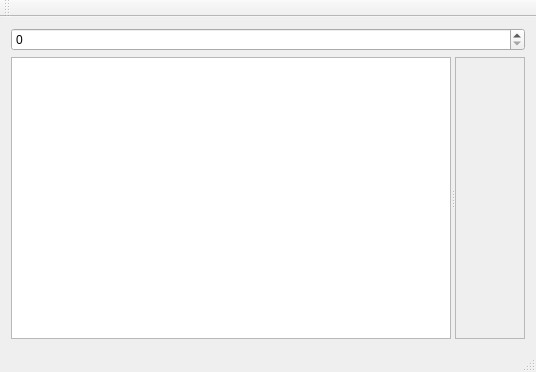
<?xml version="1.0" encoding="UTF-8"?>
<ui version="4.0">
 <class>MainWindow</class>
 <widget class="QMainWindow" name="MainWindow">
  <property name="geometry">
   <rect>
    <x>0</x>
    <y>0</y>
    <width>536</width>
    <height>372</height>
   </rect>
  </property>
  <property name="windowTitle">
   <string>MainWindow</string>
  </property>
  <widget class="QWidget" name="centralWidget">
   <layout class="QVBoxLayout" name="verticalLayout_2">
    <item>
     <widget class="QSpinBox" name="spinBox">
      <property name="minimum">
       <number>0</number>
      </property>
     </widget>
    </item>
    <item>
     <widget class="QSplitter" name="splitter">
      <property name="orientation">
       <enum>Qt::Horizontal</enum>
      </property>
      <widget class="QListWidget" name="listWidget">
       <property name="dragDropMode">
        <enum>QAbstractItemView::DragOnly</enum>
       </property>
      </widget>
      <widget class="QScrollArea" name="scrollArea">
       <property name="widgetResizable">
        <bool>true</bool>
       </property>
       <widget class="QWidget" name="scrollAreaWidgetContents">
        <property name="geometry">
         <rect>
          <x>0</x>
          <y>0</y>
          <width>69</width>
          <height>273</height>
         </rect>
        </property>
        <layout class="QVBoxLayout" name="verticalLayout">
         <item>
          <widget class="ImageGridWidget" name="widget" native="true">
           <property name="maximumSize">
            <size>
             <width>16777215</width>
             <height>16777215</height>
            </size>
           </property>
          </widget>
         </item>
        </layout>
       </widget>
      </widget>
     </widget>
    </item>
   </layout>
  </widget>
  <widget class="QMenuBar" name="menuBar">
   <property name="geometry">
    <rect>
     <x>0</x>
     <y>0</y>
     <width>536</width>
     <height>21</height>
    </rect>
   </property>
  </widget>
  <widget class="QToolBar" name="mainToolBar">
   <attribute name="toolBarArea">
    <enum>TopToolBarArea</enum>
   </attribute>
   <attribute name="toolBarBreak">
    <bool>false</bool>
   </attribute>
  </widget>
  <widget class="QStatusBar" name="statusBar"/>
 </widget>
 <layoutdefault spacing="6" margin="11"/>
 <customwidgets>
  <customwidget>
   <class>ImageGridWidget</class>
   <extends>QWidget</extends>
   <header>..\imagegridwidget.hpp</header>
   <container>1</container>
  </customwidget>
 </customwidgets>
 <resources/>
 <connections/>
</ui>
